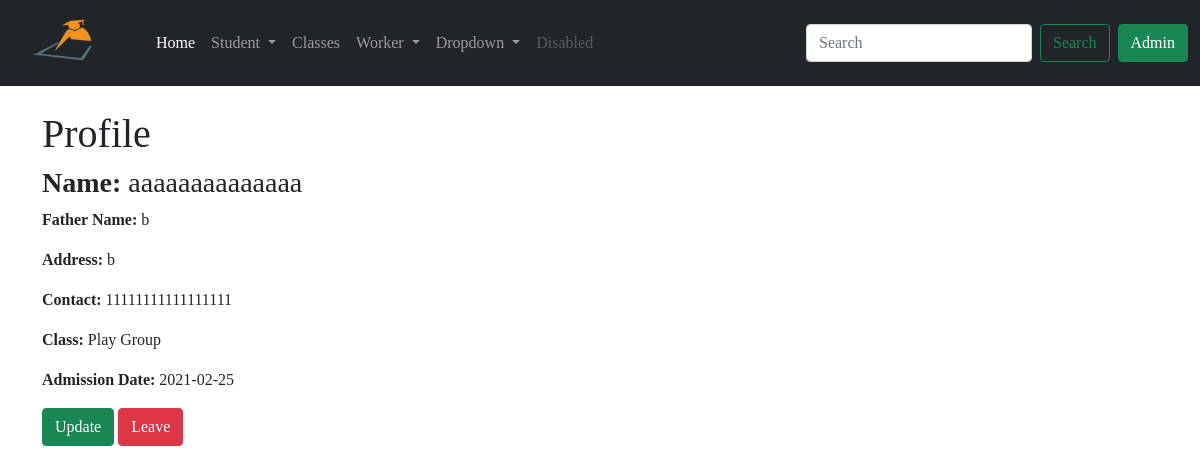
Page /student_profile/1 on the earlier database version.
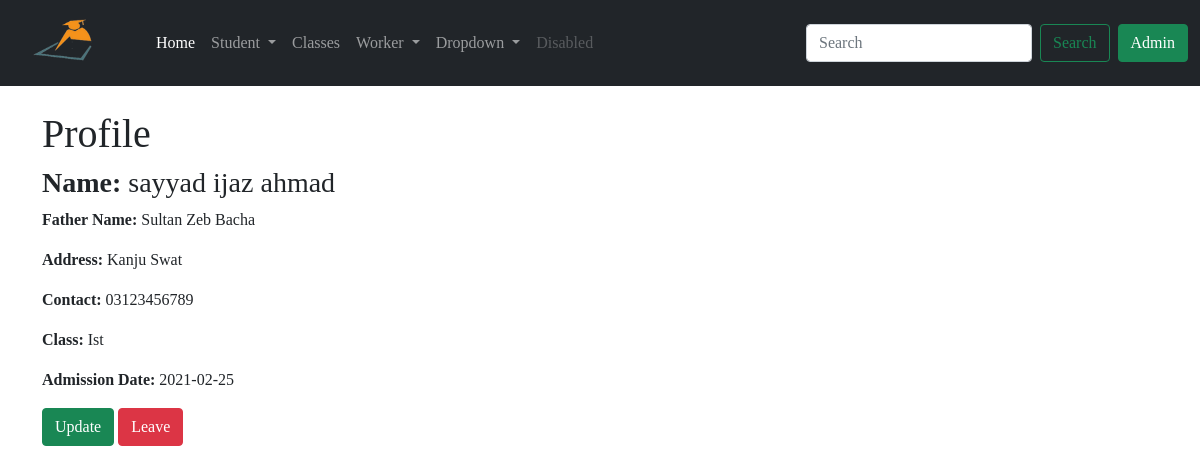
Same page on the later database version.
### app/models.py (models this page shows, shortened)
class Student(db.Model):
    id = db.Column(db.Integer, primary_key=True)
    std_name = db.Column(db.String(64), index=True)
    f_name = db.Column(db.String(64), index=True)
    std_address = db.Column(db.String(128), index=True)
    std_contact = db.Column(db.String(64), index=True)
    join_date = db.Column(db.DateTime, default=datetime.utcnow())
    std_class = db.Column(db.Integer, db.ForeignKey('class.id'))
    admin_id = db.Column(db.Integer, db.ForeignKey('admin.id'))

class Class(db.Model):
    id = db.Column(db.Integer, primary_key=True)
    cls_name = db.Column(db.String(64), index=True)
    student = db.relationship('Student', backref='stdclass')

### app/routes.py (the view)
@app.route('/student_profile/<id>')
def student_profile(id):
    student = Student.query.filter_by(id=id).first()
    return render_template('student_profile.html', title='Student Profile', student=student)

### app/templates/student_profile.html
{% extends 'base.html' %}
{% block content %}
<div class="container mt-4">
    <h1> Profile </h1>
    <h3><b> Name: </b> {{ student.std_name }} </h3>
    <p><b> Father Name: </b> {{ student.f_name }} </p>
    <p><b> Address: </b> {{ student.std_address }} </p>
    <p><b> Contact: </b> {{ student.std_contact }} </p>
    <p><b> Class: </b> {{ student.stdclass.cls_name }} </p>
    <p><b> Admission Date: </b> {{ student.join_date.strftime('%Y-%m-%d') }} </p>
    <a href=" {{ url_for('update_student', id=student.id) }} "><button type="submit" class="btn btn-success">Update</button></a>
    <a href=" {{ url_for('leave_student', id=student.id) }} "><button type="submit" class="btn btn-danger">Leave</button></a>
</div>
{% endblock %}

Differences in the rows shown:
no longer on this page (row unchanged): Class: stdclass.cls_name "Play Group"
changed Student: std_name "aaaaaaaaaaaaaa" → "sayyad ijaz ahmad"; f_name "b" → "Sultan Zeb Bacha"; std_address "b" → "Kanju Swat"; std_contact "11111111111111111" → "03123456789"
now on this page (row unchanged): Class: stdclass.cls_name "Ist"
